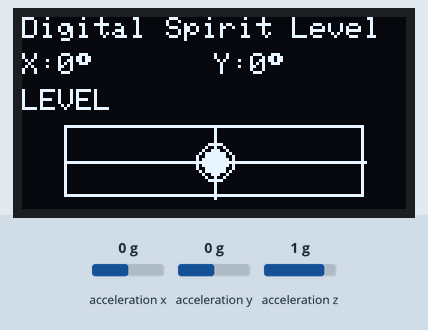
Bench run of a sketch on a simulated Arduino Uno, built with avr-gcc and run on an emulated ATmega328P. Parts: 128×64 one-colour display. Wiring (inferred from the names in the program): MPU-6050 motion sensor at I2C address 0x68. The test bench sets the inputs (shaded band); at power-on: acceleration x 0 g, acceleration y 0 g, acceleration z 1 g. What the sketch prints to the serial monitor is not drawn.

Above: at 1.2 s.
1.3 s: acceleration x set to -1.4 g
At 2.0 s:
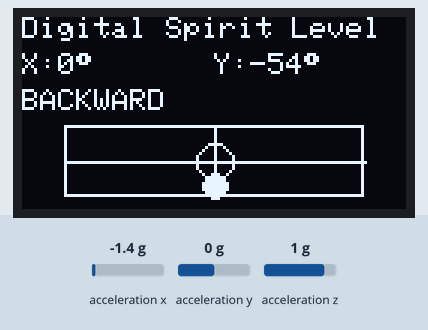
2.9 s: acceleration y set to -1.4 g
At 3.7 s:
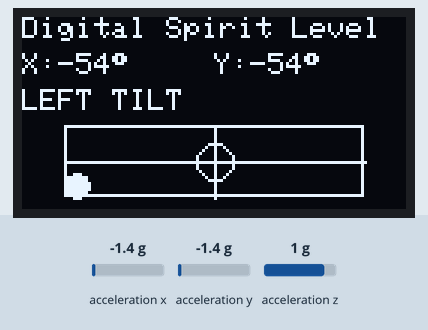
4.5 s: acceleration y set to 0.8 g
At 5.6 s:
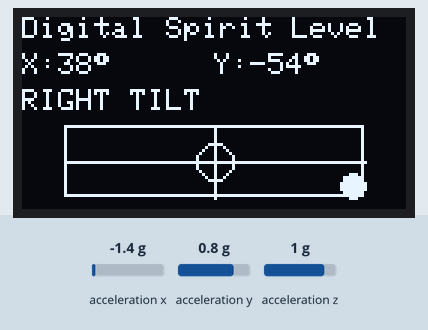
6.1 s: acceleration z set to -1.4 g
At 7.3 s:
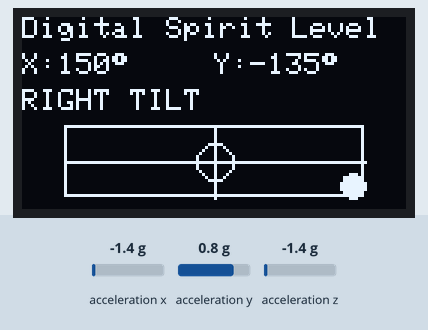
7.6 s: acceleration z set to 0 g
At 8.2 s:
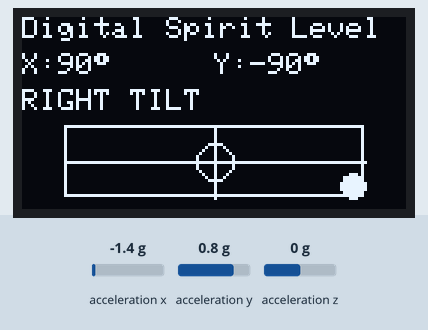
Timing chart, 0 to 10.2 s (numbered marks = the images above; inputs shaded):
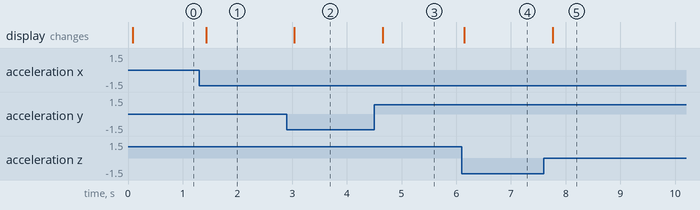

The sketch:

MPU6050_Bubble_Level.ino
```cpp
#include <Wire.h>
#include <Adafruit_GFX.h>
#include <Adafruit_SSD1306.h>
#include <math.h>

#define SCREEN_WIDTH 128
#define SCREEN_HEIGHT 64

Adafruit_SSD1306 display(SCREEN_WIDTH, SCREEN_HEIGHT, &Wire, -1);

int16_t AcX, AcY, AcZ;

void setup() {
  Serial.begin(9600);
  Wire.begin();

  // Wake up MPU6050
  Wire.beginTransmission(0x68);
  Wire.write(0x6B);
  Wire.write(0);
  Wire.endTransmission(true);

  // Initialize OLED
  if (!display.begin(SSD1306_SWITCHCAPVCC, 0x3C)) {
    while (1);
  }

  display.clearDisplay();
  display.display();
}

void loop() {

  // Read MPU6050 accelerometer data
  Wire.beginTransmission(0x68);
  Wire.write(0x3B);
  Wire.endTransmission(false);

  Wire.requestFrom(0x68, 6, true);

  AcX = Wire.read() << 8 | Wire.read();
  AcY = Wire.read() << 8 | Wire.read();
  AcZ = Wire.read() << 8 | Wire.read();

  // Calculate tilt angles
  float angleX = atan2(AcY, AcZ) * 180.0 / PI;
  float angleY = atan2(AcX, AcZ) * 180.0 / PI;

  // Determine orientation
  String status = "LEVEL";

  if (angleX > 10)
    status = "RIGHT TILT";
  else if (angleX < -10)
    status = "LEFT TILT";
  else if (angleY > 10)
    status = "FORWARD";
  else if (angleY < -10)
    status = "BACKWARD";

  // Bubble box dimensions
  const int boxX = 14;
  const int boxY = 36;
  const int boxW = 100;
  const int boxH = 24;
  const int bubbleRadius = 4;

  // Bubble movement constrained inside box
  int bubbleX = map(constrain(angleX, -30, 30),
                    -30, 30,
                    boxX + bubbleRadius,
                    boxX + boxW - bubbleRadius);

  int bubbleY = map(constrain(angleY, -30, 30),
                    -30, 30,
                    boxY + boxH - bubbleRadius,
                    boxY + bubbleRadius);

  // OLED Display
  display.clearDisplay();

  display.setTextSize(1);
  display.setTextColor(WHITE);

  display.setCursor(0, 0);
  display.println("Digital Spirit Level");

  display.setCursor(0, 12);
  display.print("X:");
  display.print((int)angleX);
  display.print((char)247);

  display.setCursor(64, 12);
  display.print("Y:");
  display.print((int)angleY);
  display.print((char)247);

  display.setCursor(0, 24);
  display.println(status);

  // Draw bubble chamber
  display.drawRect(boxX, boxY, boxW, boxH, WHITE);

  // Center vertical line
  display.drawLine(boxX + boxW / 2,
                   boxY,
                   boxX + boxW / 2,
                   boxY + boxH,
                   WHITE);

  // Center horizontal line
  display.drawLine(boxX,
                   boxY + boxH / 2,
                   boxX + boxW,
                   boxY + boxH / 2,
                   WHITE);

  // Center target circle
  display.drawCircle(boxX + boxW / 2,
                     boxY + boxH / 2,
                     6,
                     WHITE);

  // Bubble
  display.fillCircle(bubbleX,
                     bubbleY,
                     bubbleRadius,
                     WHITE);

  display.display();

  // Serial Monitor Output
  Serial.print("X Angle: ");
  Serial.print(angleX);
  Serial.print("   Y Angle: ");
  Serial.print(angleY);
  Serial.print("   Status: ");
  Serial.println(status);

  delay(100);
}
```

Measured:
- after the input at 1.3 s, the display: changes after 0.13 s (image 1)
- after the input at 2.9 s, the display: changes after 0.14 s (image 2)
- after the input at 4.5 s, the display: changes after 0.16 s (image 3)
- after the input at 6.1 s, the display: changes at once (image 4)
- after the input at 7.6 s, the display: changes after 0.17 s (image 5)
